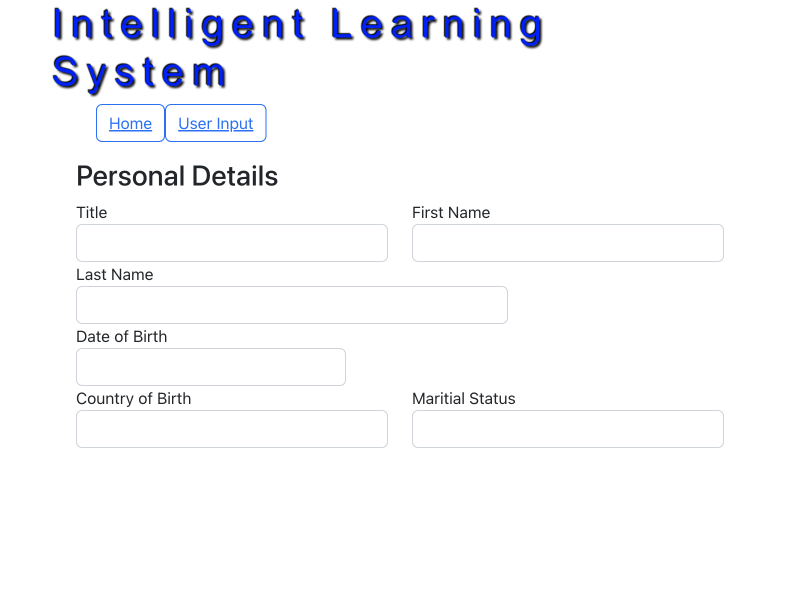
#> input picture object_detection/image_preprocessing/input_data/1.jpg, 1600 x 1200 px (shown at 1/2 size); its folder holds 4 pictures in this run
$ jupyter execute --allow-errors image_preprocess.ipynb
#> lines starting #> are read from the running program, lines starting #| are printed output that depends on the picture
[cell 1]
import cv2

from selenium import webdriver
from selenium.webdriver.common.keys import Keys
from selenium.webdriver.common.by import By
from selenium.webdriver.chrome.options import Options
import os
import glob

#> (a cell that did not finish here is left out)

[cell 3]
#read all the jpg files

#image data file path
data_dir = "../input_data/"
#get all the jpeg file names
#file_names_images = []
os.chdir(data_dir)
resize_dim = (640, 640)
output_file_name = 100
for file in glob.glob("*.jpg"):
    img = cv2.imread(file)
#> img is the input picture: shape (1200, 1600, 3); mean B, G, R 251.3, 249.1, 248.6
    resized = cv2.resize(img, resize_dim, interpolation = cv2.INTER_AREA)
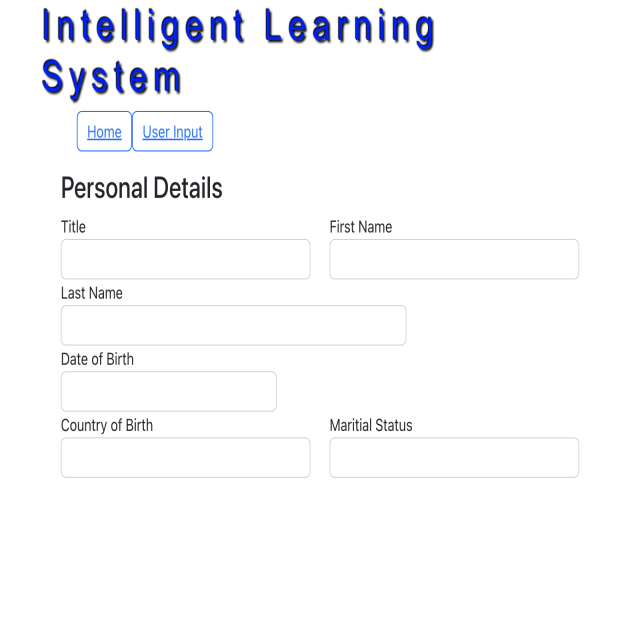
#> resized: shape (640, 640, 3); mean B, G, R 251.3, 249.1, 248.6
    #grayscale = cv2.cvtColor(resized, cv2.COLOR_BGR2GRAY)
    cv2.imwrite('../output_data/'+str(output_file_name)+".jpg",resized )
    output_file_name += 1
#> pass 2 of the loop `for file in glob.glob("*.jpg"):`:
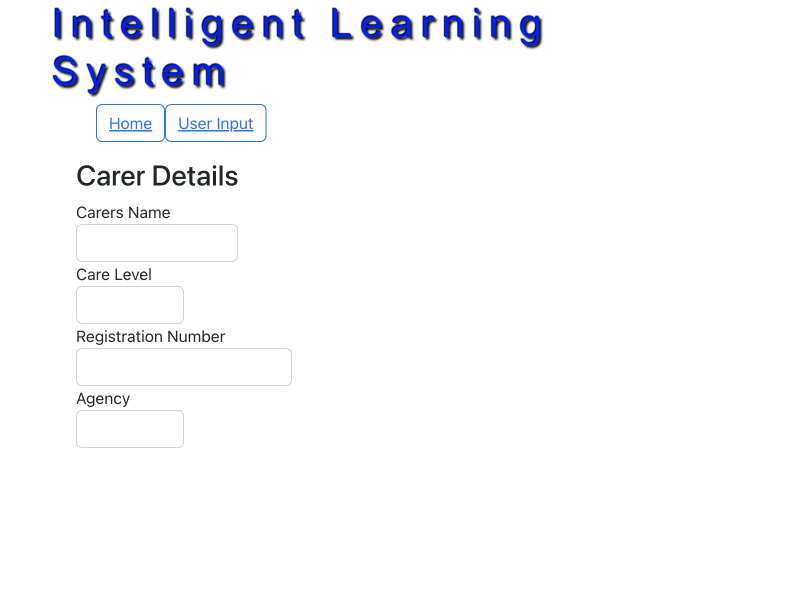
#> input picture object_detection/image_preprocessing/input_data/10.jpg, 1600 x 1200 px (shown at 1/2 size)
#> img is the input picture: shape (1200, 1600, 3); mean B, G, R 251.9, 249.7, 249.2
#> `resized = cv2.resize(img, resize_dim, interpolation = cv2.INTER_AREA)`:
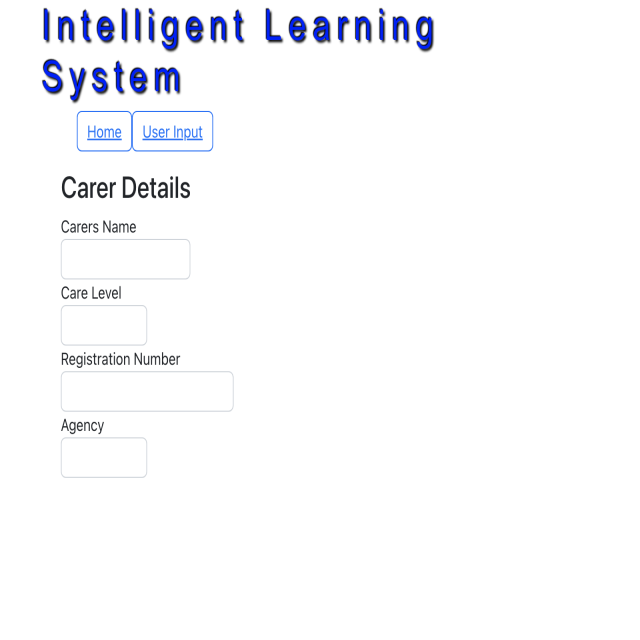
#> resized: shape (640, 640, 3); mean B, G, R 251.9, 249.7, 249.2
#> pass 3 of the loop `for file in glob.glob("*.jpg"):`:
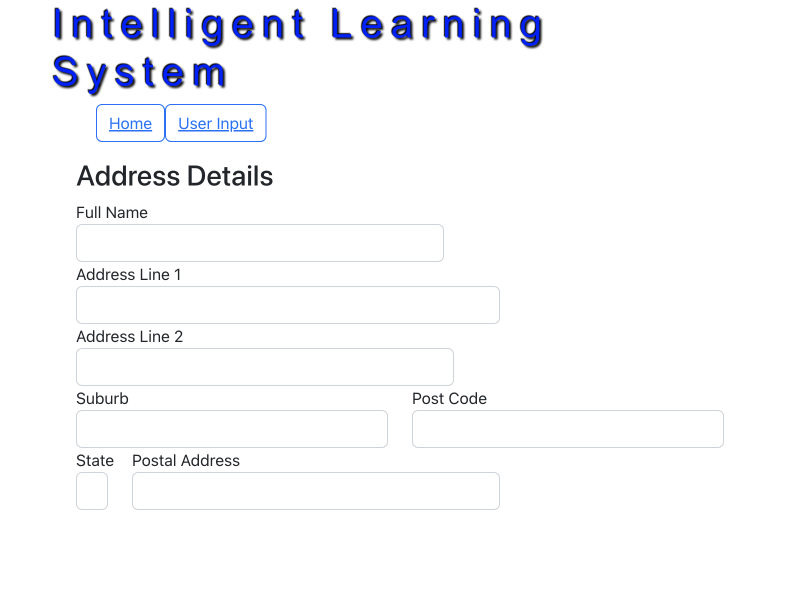
#> input picture object_detection/image_preprocessing/input_data/2.jpg, 1600 x 1200 px (shown at 1/2 size)
#> img is the input picture: shape (1200, 1600, 3); mean B, G, R 251.2, 248.9, 248.4
#> `resized = cv2.resize(img, resize_dim, interpolation = cv2.INTER_AREA)`:
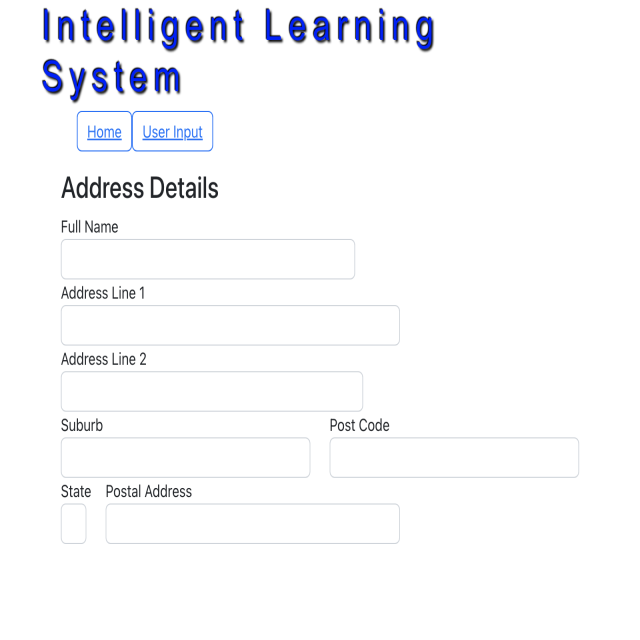
#> resized: shape (640, 640, 3); mean B, G, R 251.2, 248.9, 248.4
#> the loop made 4 passes; the first 3 are shown
